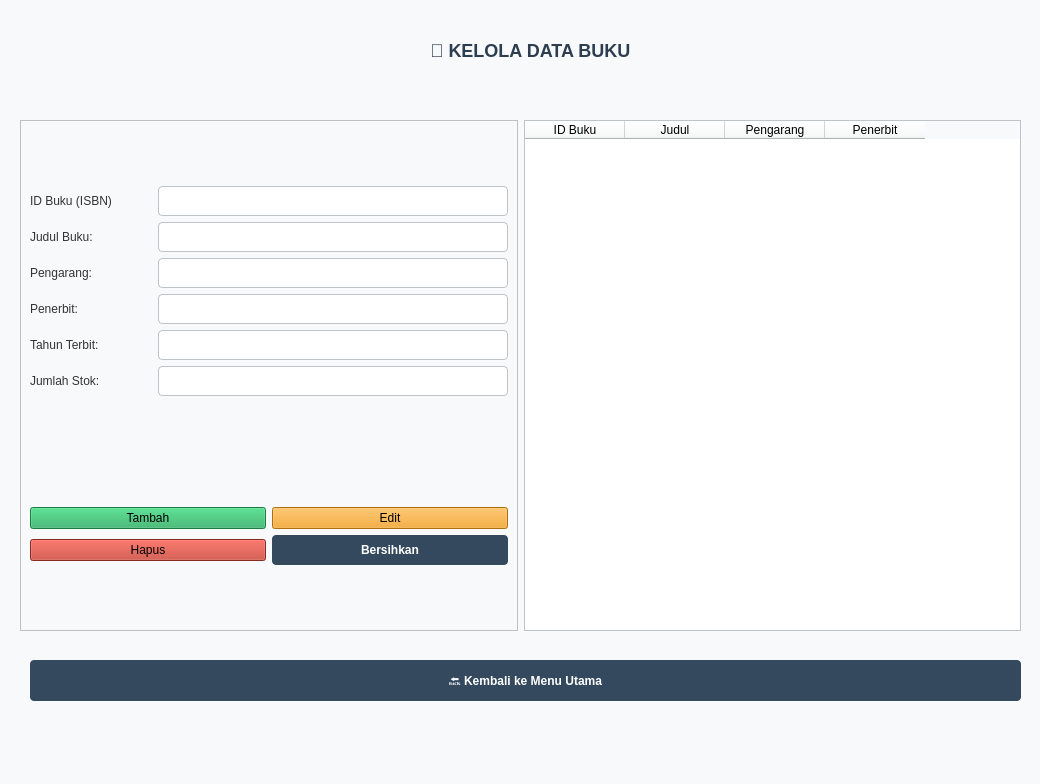
<?xml version="1.0" encoding="UTF-8"?>
<ui version="4.0">
 <class>KelolaBukuWindow</class>
 <widget class="QMainWindow" name="KelolaBukuWindow">
  <property name="geometry">
   <rect>
    <x>0</x>
    <y>0</y>
    <width>1040</width>
    <height>784</height>
   </rect>
  </property>
  <property name="windowTitle">
   <string>MainWindow</string>
  </property>
  <property name="styleSheet">
   <string notr="true">background-color: #F8F9FA;</string>
  </property>
  <widget class="QWidget" name="centralwidget">
   <widget class="QWidget" name="widget" native="true">
    <property name="geometry">
     <rect>
      <x>590</x>
      <y>330</y>
      <width>120</width>
      <height>80</height>
     </rect>
    </property>
   </widget>
   <widget class="QWidget" name="horizontalLayoutWidget">
    <property name="geometry">
     <rect>
      <x>20</x>
      <y>120</y>
      <width>1001</width>
      <height>511</height>
     </rect>
    </property>
    <layout class="QHBoxLayout" name="horizontalLayout">
     <item>
      <widget class="QFrame" name="frame">
       <property name="frameShape">
        <enum>QFrame::StyledPanel</enum>
       </property>
       <property name="frameShadow">
        <enum>QFrame::Raised</enum>
       </property>
       <layout class="QVBoxLayout" name="verticalLayout_2">
        <item>
         <layout class="QGridLayout" name="gridLayout_3">
          <item row="0" column="1">
           <spacer name="horizontalSpacer">
            <property name="orientation">
             <enum>Qt::Horizontal</enum>
            </property>
            <property name="sizeType">
             <enum>QSizePolicy::Minimum</enum>
            </property>
            <property name="sizeHint" stdset="0">
             <size>
              <width>40</width>
              <height>20</height>
             </size>
            </property>
           </spacer>
          </item>
          <item row="5" column="2">
           <widget class="QLineEdit" name="txtStok">
            <property name="styleSheet">
             <string notr="true">QLineEdit {         padding: 6px;         border: 1px solid #BDC3C7;         border-radius: 4px;         background-color: white;     }     QLineEdit:focus {         border: 1px solid #3498DB;     } </string>
            </property>
           </widget>
          </item>
          <item row="4" column="2">
           <widget class="QLineEdit" name="txtTahun">
            <property name="styleSheet">
             <string notr="true">QLineEdit {         padding: 6px;         border: 1px solid #BDC3C7;         border-radius: 4px;         background-color: white;     }     QLineEdit:focus {         border: 1px solid #3498DB;     } </string>
            </property>
           </widget>
          </item>
          <item row="3" column="2">
           <widget class="QLineEdit" name="txtPenerbit">
            <property name="styleSheet">
             <string notr="true">QLineEdit {         padding: 6px;         border: 1px solid #BDC3C7;         border-radius: 4px;         background-color: white;     }     QLineEdit:focus {         border: 1px solid #3498DB;     } </string>
            </property>
           </widget>
          </item>
          <item row="2" column="2">
           <widget class="QLineEdit" name="txtPengarang">
            <property name="styleSheet">
             <string notr="true">QLineEdit {         padding: 6px;         border: 1px solid #BDC3C7;         border-radius: 4px;         background-color: white;     }     QLineEdit:focus {         border: 1px solid #3498DB;     } </string>
            </property>
           </widget>
          </item>
          <item row="1" column="2">
           <widget class="QLineEdit" name="txtJudul">
            <property name="styleSheet">
             <string notr="true">QLineEdit {         padding: 6px;         border: 1px solid #BDC3C7;         border-radius: 4px;         background-color: white;     }     QLineEdit:focus {         border: 1px solid #3498DB;     } </string>
            </property>
           </widget>
          </item>
          <item row="5" column="0">
           <widget class="QLabel" name="lblStok">
            <property name="styleSheet">
             <string notr="true">QLabel { font-size: 12px; color: #333; } </string>
            </property>
            <property name="text">
             <string>Jumlah Stok:</string>
            </property>
           </widget>
          </item>
          <item row="4" column="0">
           <widget class="QLabel" name="lblTahun">
            <property name="styleSheet">
             <string notr="true">QLabel { font-size: 12px; color: #333; } </string>
            </property>
            <property name="text">
             <string>Tahun Terbit:</string>
            </property>
           </widget>
          </item>
          <item row="3" column="0">
           <widget class="QLabel" name="lblPenerbit">
            <property name="styleSheet">
             <string notr="true">QLabel { font-size: 12px; color: #333; } </string>
            </property>
            <property name="text">
             <string>Penerbit:</string>
            </property>
           </widget>
          </item>
          <item row="2" column="0">
           <widget class="QLabel" name="label_5">
            <property name="styleSheet">
             <string notr="true">QLabel { font-size: 12px; color: #333; } </string>
            </property>
            <property name="text">
             <string>Pengarang:</string>
            </property>
           </widget>
          </item>
          <item row="1" column="0">
           <widget class="QLabel" name="lblJudul">
            <property name="styleSheet">
             <string notr="true">QLabel { font-size: 12px; color: #333; } </string>
            </property>
            <property name="text">
             <string>Judul Buku:</string>
            </property>
           </widget>
          </item>
          <item row="0" column="2">
           <widget class="QLineEdit" name="txtIdBuku">
            <property name="styleSheet">
             <string notr="true">QLineEdit {         padding: 6px;         border: 1px solid #BDC3C7;         border-radius: 4px;         background-color: white;     }     QLineEdit:focus {         border: 1px solid #3498DB;     } </string>
            </property>
           </widget>
          </item>
          <item row="0" column="0">
           <widget class="QLabel" name="lblIdBuku">
            <property name="styleSheet">
             <string notr="true">QLabel { font-size: 12px; color: #333; } </string>
            </property>
            <property name="text">
             <string>ID Buku (ISBN)</string>
            </property>
           </widget>
          </item>
         </layout>
        </item>
        <item>
         <spacer name="verticalSpacer">
          <property name="orientation">
           <enum>Qt::Vertical</enum>
          </property>
          <property name="sizeType">
           <enum>QSizePolicy::Fixed</enum>
          </property>
          <property name="sizeHint" stdset="0">
           <size>
            <width>20</width>
            <height>49</height>
           </size>
          </property>
         </spacer>
        </item>
        <item>
         <layout class="QGridLayout" name="gridLayout">
          <item row="6" column="0">
           <widget class="QPushButton" name="btnTambah">
            <property name="styleSheet">
             <string notr="true">QPushButton#btnTambah {         background-color: #27AE60;     }     QPushButton#btnTambah:hover {         background-color: #2ECC71;     } </string>
            </property>
            <property name="text">
             <string>Tambah</string>
            </property>
           </widget>
          </item>
          <item row="7" column="0">
           <widget class="QPushButton" name="btnHapus">
            <property name="styleSheet">
             <string notr="true"> QPushButton#btnHapus {         background-color: #C0392B;     }     QPushButton#btnHapus:hover {         background-color: #E74C3C;     } </string>
            </property>
            <property name="text">
             <string>Hapus</string>
            </property>
           </widget>
          </item>
          <item row="7" column="1">
           <widget class="QPushButton" name="btnBersihkan">
            <property name="styleSheet">
             <string notr="true">QPushButton {         background-color: #34495E;         color: white;         border: none;         border-radius: 4px;         padding: 8px 15px;         font-weight: bold;     }     QPushButton:hover {         background-color: #415B76;     } </string>
            </property>
            <property name="text">
             <string>Bersihkan</string>
            </property>
           </widget>
          </item>
          <item row="6" column="1">
           <widget class="QPushButton" name="btnEdit">
            <property name="styleSheet">
             <string notr="true">  QPushButton#btnEdit {         background-color: #F39C12;     }     QPushButton#btnEdit:hover {         background-color: #F1C40F;     } </string>
            </property>
            <property name="text">
             <string>Edit</string>
            </property>
           </widget>
          </item>
         </layout>
        </item>
       </layout>
      </widget>
     </item>
     <item>
      <widget class="QTableWidget" name="tableBuku">
       <property name="styleSheet">
        <string notr="true">QTableWidget {         background-color: white;         border: 1px solid #BDC3C7;         gridline-color: #ECF0F1;     } </string>
       </property>
       <column>
        <property name="text">
         <string>ID Buku</string>
        </property>
       </column>
       <column>
        <property name="text">
         <string>Judul</string>
        </property>
       </column>
       <column>
        <property name="text">
         <string>Pengarang</string>
        </property>
       </column>
       <column>
        <property name="text">
         <string>Penerbit</string>
        </property>
       </column>
      </widget>
     </item>
    </layout>
   </widget>
   <widget class="QLabel" name="lblTitle">
    <property name="geometry">
     <rect>
      <x>430</x>
      <y>-10</y>
      <width>221</width>
      <height>121</height>
     </rect>
    </property>
    <property name="styleSheet">
     <string notr="true">QLabel { font-size: 18px; font-weight: bold; color: #2C3E50;} </string>
    </property>
    <property name="text">
     <string>📖 KELOLA DATA BUKU</string>
    </property>
   </widget>
   <widget class="QPushButton" name="btnKembali">
    <property name="geometry">
     <rect>
      <x>30</x>
      <y>660</y>
      <width>991</width>
      <height>41</height>
     </rect>
    </property>
    <property name="styleSheet">
     <string notr="true">QPushButton {         background-color: #34495E;         color: white;         border: none;         border-radius: 4px;         padding: 8px 15px;         font-weight: bold;     }     QPushButton:hover {         background-color: #415B76;     } </string>
    </property>
    <property name="text">
     <string>🔙 Kembali ke Menu Utama</string>
    </property>
   </widget>
  </widget>
  <widget class="QMenuBar" name="menubar">
   <property name="geometry">
    <rect>
     <x>0</x>
     <y>0</y>
     <width>1040</width>
     <height>26</height>
    </rect>
   </property>
  </widget>
  <widget class="QStatusBar" name="statusbar"/>
 </widget>
 <resources/>
 <connections/>
</ui>
